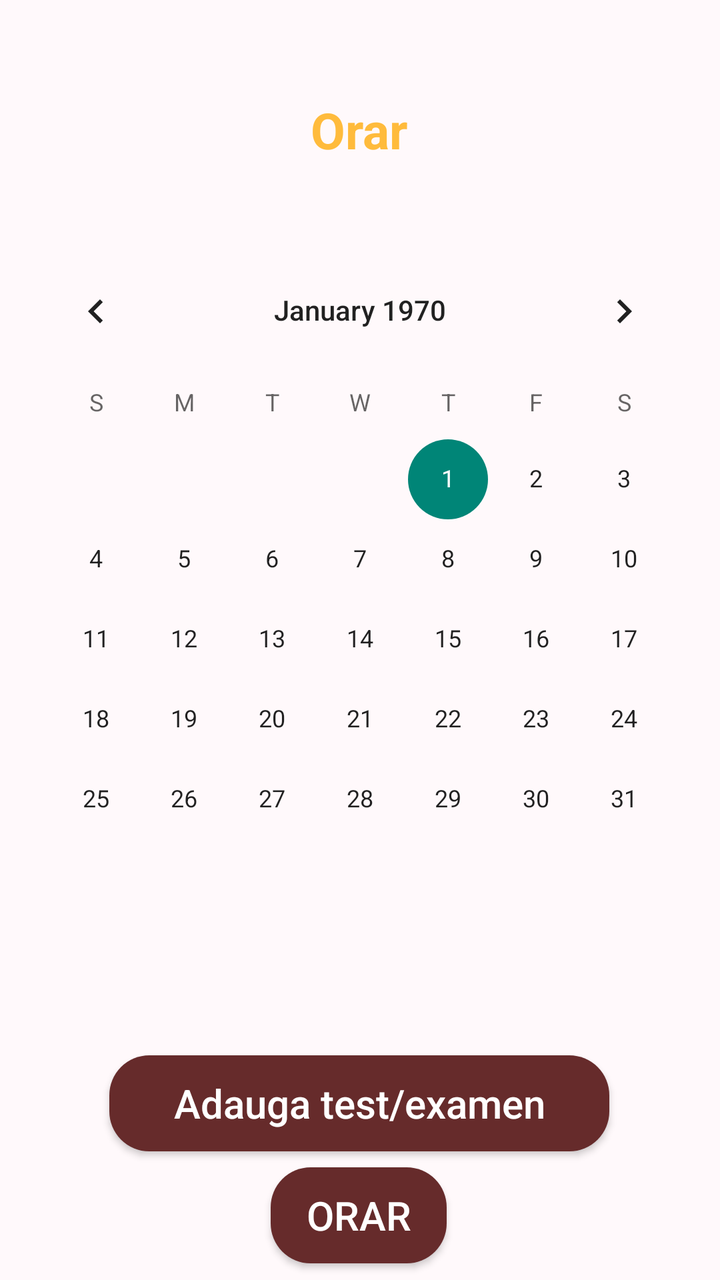
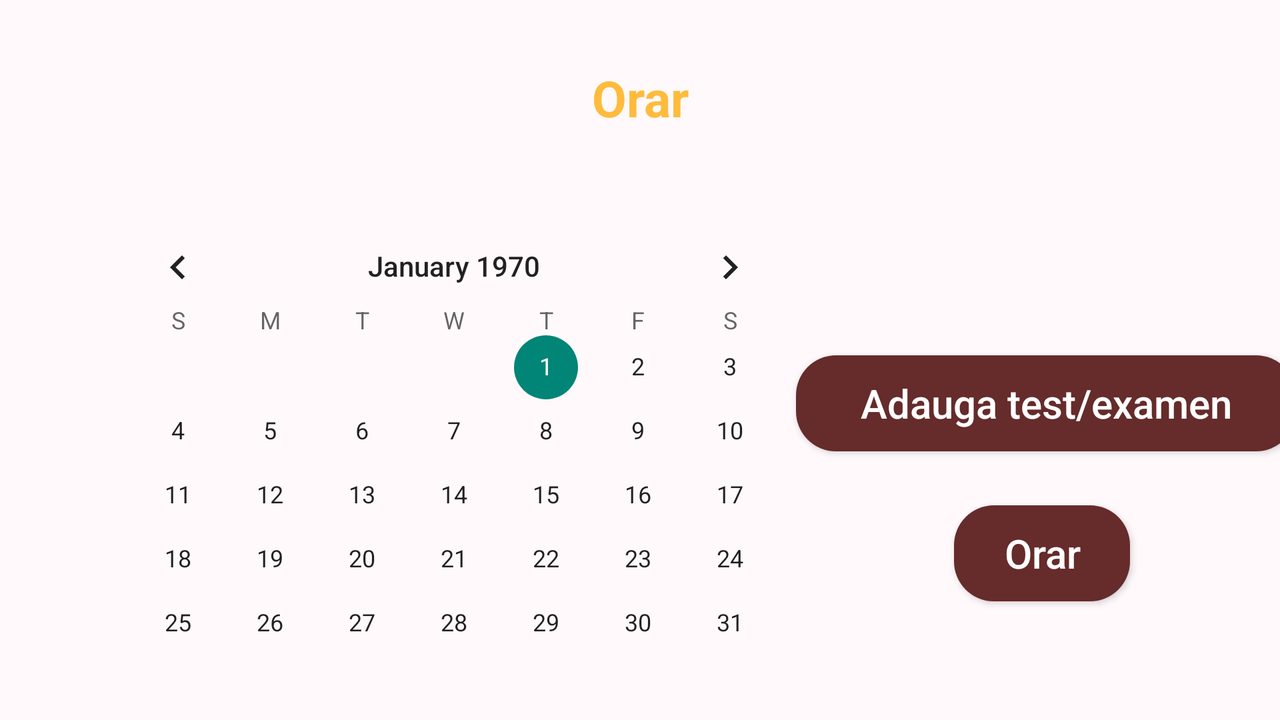

The same Android screen from two of the app's own layout files: first res/layout/ as a phone draws it, then the repository's variant for another configuration, drawn on a device whose configuration selects that folder. Both files follow.
<!-- AndroidManifest.xml: application theme Theme.Orar3 -->
<!-- res/layout/calendar_activity.xml -->
<?xml version="1.0" encoding="utf-8"?>
<androidx.constraintlayout.widget.ConstraintLayout xmlns:android="http://schemas.android.com/apk/res/android"
    xmlns:app="http://schemas.android.com/apk/res-auto"
    android:id="@+id/calendar"
    android:layout_width="match_parent"
    android:layout_height="match_parent"
    android:background="@color/light_pink">

    <CalendarView
        android:id="@+id/calendarView"
        android:layout_width="wrap_content"
        android:layout_height="wrap_content"
        android:layout_marginTop="40dp"
        app:layout_constraintEnd_toEndOf="parent"
        app:layout_constraintHorizontal_bias="0.491"
        app:layout_constraintStart_toStartOf="parent"
        app:layout_constraintTop_toBottomOf="@+id/textView3" />

    <TextView
        android:id="@+id/textView3"
        android:layout_width="wrap_content"
        android:layout_height="wrap_content"
        android:layout_marginTop="48dp"
        android:text="Orar"
        app:layout_constraintEnd_toEndOf="parent"
        app:layout_constraintHorizontal_bias="0.498"
        app:layout_constraintStart_toStartOf="parent"
        app:layout_constraintTop_toTopOf="parent"
        android:textSize="25dp"
        android:textStyle="bold"
        android:textColor="@color/orange"/>

    <Button
        android:id="@+id/testBtn"
        android:layout_width="wrap_content"
        android:layout_height="wrap_content"
        android:layout_marginTop="68dp"
        android:text="Adauga test/examen"
        app:layout_constraintEnd_toEndOf="parent"
        app:layout_constraintHorizontal_bias="0.497"
        app:layout_constraintStart_toStartOf="parent"
        app:layout_constraintTop_toBottomOf="@+id/calendarView"
        android:textSize="20dp"
        android:background="@drawable/custom_button"
        android:textAllCaps="false"
        android:textColor="@color/white"
        android:width="250dp"/>

    <Button
        android:id="@+id/orarBtn"
        android:layout_width="wrap_content"
        android:layout_height="wrap_content"
        android:text="Orar"
        app:layout_constraintBottom_toBottomOf="parent"
        app:layout_constraintEnd_toEndOf="parent"
        app:layout_constraintHorizontal_bias="0.498"
        app:layout_constraintStart_toStartOf="parent"
        app:layout_constraintTop_toBottomOf="@+id/testBtn"
        app:layout_constraintVertical_bias="0.481"
        android:textSize="20dp"
        android:textColor="@color/white"
        android:background="@drawable/custom_button" />
</androidx.constraintlayout.widget.ConstraintLayout>
<!-- resources referenced by this layout -->
<resources>
  <color name="light_pink">#FFF9FB</color>
  <color name="orange">#FFBB3C</color>
  <color name="white">#FFFFFFFF</color>
  <!-- drawable custom_button (drawable) -->
  <?xml version="1.0" encoding="utf-8"?>
  <selector xmlns:android="http://schemas.android.com/apk/res/android">
  
      <item android:state_pressed="false">
          <shape android:shape="rectangle">
              <corners android:radius="20dp"/>
              <solid android:color="@color/dark_red"/>
          </shape>
      </item>
  
      <item android:state_pressed="true">
          <shape android:shape="rectangle">
              <corners android:radius="20dp"/>
              <solid android:color="#926060"></solid>
          </shape>
      </item>
  </selector>
  <style name="Theme.Orar3" parent="Base.Theme.Orar3" />
  <color name="dark_red">#662B2B</color>
  <style name="Base.Theme.Orar3" parent="Theme.AppCompat.Light.NoActionBar">
          
          
      </style>
</resources>
<!-- res/layout-land/calendar_activity.xml (the repository's variant of the layout above) -->
<!-- drawn on the phone turned sideways -->
<?xml version="1.0" encoding="utf-8"?>
<androidx.constraintlayout.widget.ConstraintLayout xmlns:android="http://schemas.android.com/apk/res/android"
    xmlns:app="http://schemas.android.com/apk/res-auto"
    xmlns:tools="http://schemas.android.com/tools"
    android:id="@+id/calendar"
    android:layout_width="match_parent"
    android:layout_height="match_parent"
    android:background="@color/light_pink">

    <CalendarView
        android:id="@+id/calendarView"
        android:layout_width="wrap_content"
        android:layout_height="wrap_content"
        android:layout_marginStart="48dp"
        android:layout_marginTop="48dp"
        android:layout_marginBottom="66dp"
        app:layout_constraintBottom_toBottomOf="parent"
        app:layout_constraintStart_toStartOf="parent"
        app:layout_constraintTop_toBottomOf="@+id/textView3"
        app:layout_constraintVertical_bias="0.0" />

    <TextView
        android:id="@+id/textView3"
        android:layout_width="wrap_content"
        android:layout_height="wrap_content"
        android:layout_marginTop="32dp"
        android:text="Orar"
        app:layout_constraintEnd_toEndOf="parent"
        app:layout_constraintStart_toStartOf="parent"
        app:layout_constraintTop_toTopOf="parent"
        android:textSize="25dp"
        android:textStyle="bold"
        android:textColor="@color/orange"/>

    <Button
        android:id="@+id/testBtn"
        android:layout_width="250dp"
        android:layout_height="wrap_content"
        android:layout_marginStart="15dp"
        android:layout_marginTop="112dp"
        android:layout_marginEnd="15dp"
        android:text="Adauga test/examen"
        android:textSize="20dp"
        app:layout_constraintEnd_toEndOf="parent"
        app:layout_constraintStart_toEndOf="@+id/calendarView"
        app:layout_constraintTop_toBottomOf="@+id/textView3"
        android:textColor="@color/white"
        android:textAllCaps="false"
        android:background="@drawable/custom_button"/>

    <Button
        android:id="@+id/orarBtn"
        android:layout_width="wrap_content"
        android:layout_height="wrap_content"
        android:layout_marginStart="20dp"
        android:layout_marginEnd="20dp"
        android:text="Orar"
        android:textSize="20dp"
        app:layout_constraintBottom_toBottomOf="parent"
        app:layout_constraintEnd_toEndOf="parent"
        app:layout_constraintHorizontal_bias="0.481"
        app:layout_constraintStart_toEndOf="@+id/calendarView"
        app:layout_constraintTop_toBottomOf="@+id/testBtn"
        app:layout_constraintVertical_bias="0.313"
        android:background="@drawable/custom_button"
        android:textAllCaps="false"
        android:textColor="@color/white"/>
</androidx.constraintlayout.widget.ConstraintLayout>
